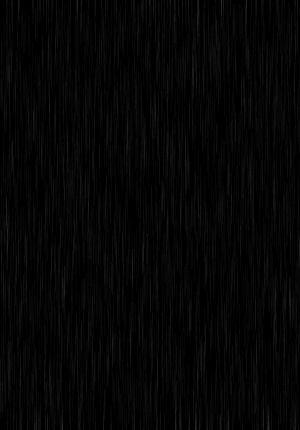
#> input picture dual-inputs/img/rain.jpg, 300 x 430 px, found by its file name
$ jupyter execute 'most recent generator.ipynb'
#> lines starting #> are read from the running program, lines starting #| are printed output that depends on the picture; after the words box and inside, x2 and y2 are one past the last pixel; in counts of white or black regions, pixels touching at a corner belong together
[cell 1]
import numpy as np
import cv2
import imutils
import PIL
from PIL import Image, ImageDraw, ImageFilter
from argparse import ArgumentParser
import glob

# parse variables

[cell 2]
def parse_args():
    """Command-line argument for rain synthesis"""

    # New parser
    parser = ArgumentParser(description='Rain Synthesis')

    # Data parameters
    parser.add_argument('-ks', '--kernel-size',
                        help='kenel size of motion blur, can be used to increase rain streak size', default='30')
    parser.add_argument('-dl', '--drop-length', help='rain streak length. best to keep it small', default=20, type=int)
    parser.add_argument('-dw', '--drop-width', help='thickness of streak', default=1, type=int)
    parser.add_arguemnt('-s', '--slant', help='slant of streak', default=0, type=int)
    parser.add_argument('-c', '--color', help='rain streak color', default=200, type=int)
    parser.add_argument('-rc', '--rain-count', help='rain drop count', default=20, type=int)


    return parser.parse_args()

# helper functions

[cell 3]
def motion_blur(blur_img, kernel_size=30):
    # Specify the kernel size.
    # The greater the size, the more the motion.
    kernel_size = kernel_size

    # Create the vertical kernel.
    kernel_v = np.zeros((kernel_size, kernel_size))

    # Fill the middle row with ones.
    kernel_v[:, int((kernel_size - 1)/2)] = np.ones(kernel_size)

    # Normalize.
    kernel_v /= kernel_size

    # Apply the vertical kernel.
    vertical_mb = cv2.filter2D(blur_img, -1, kernel_v)

    return vertical_mb

[cell 4]
def rotate(img, deg=33):
    rotated = imutils.rotate_bound(img, deg)
    return rotated

[cell 5]
def rotate_and_blur(img, deg=33, blur_kernel=30):
    x = img.shape[0]
    y = img.shape[1]

    # rotate blur and rotate back
    img = rotate(img, deg)
    blured_img = motion_blur(img, kernel_size = blur_kernel)
    rotated = rotate(blured_img, deg)

    # crop
    x_hat = rotated.shape[0]
    y_hat = rotated.shape[1]

    dx = x_hat - x
    dy = y_hat - y

    if dx % 2 == 1:
        x_hat -= 1
        dx -= 1
    if dy % 2 == 1:
        y_hat -= 1
        dy -= 1

#     print(x, y)
#     print(x_hat, y_hat)

    # shape = (x, y)
    rotated = rotated[dx//2 : x_hat - (dx//2), dy//2 : y_hat - (dy//2)]

    # shape = (x, y, 1)
    rotated = np.expand_dims(rotated[:,:,0], axis=2)
    return rotated

[cell 6]
def generate_random_lines(imshape,slant,drop_length, rain_count):
    drops=[]

    ## If You want heavy rain, try increasing rain_count
    for i in range(rain_count):
        if slant<0:
            x = np.random.randint(slant,imshape[1])
            y = np.random.randint(drop_length, imshape[0])
        else:
            x = np.random.randint(0,imshape[1]-slant)
            y = np.random.randint(0,imshape[0]-drop_length)

        drops.append((x,y))
    return drops

# for drop_color
c = 200

def add_rain(image, drop_length=30, slant=0, drop_width=1, drop_color=(c,c,c), rain_count=50):
    '''
    PARAMS:
    image - input image
    drop_length - how long rain streaks are
    slant - slant angle
    drop_width - rain streak thickness
    drop_color - color
    rain_count - number of droplets
    '''
    imshape = image.shape
    rain_streak_img = np.zeros((imshape[0], imshape[1],imshape[2]))

    rain_drops = generate_random_lines(imshape,slant,drop_length, rain_count)
    for rain_drop in rain_drops:
        cv2.line(rain_streak_img,(rain_drop[0],rain_drop[1]),(rain_drop[0]+slant,rain_drop[1]+drop_length),drop_color,drop_width)

    rain_streak_img = rotate_and_blur(rain_streak_img, blur_kernel=30)
    return rain_streak_img

[cell 7]
img_path = 'rain.jpg'
img = cv2.imread(f"{img_path}")
#> img is the input picture: shape (430, 300, 3); min 0, max 48, mean 5.1
img.shape
#> Out = (430, 300, 3)

[cell 8]
rainy_img = add_rain(img)
#> after the loop in add_rain, `for rain_drop in rain_drops:`:
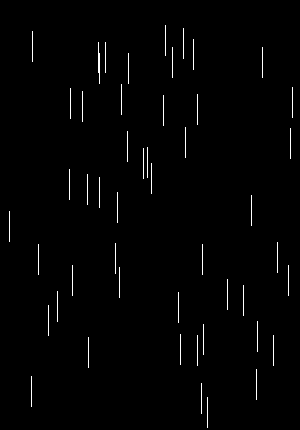
#> rain_streak_img: shape (430, 300, 3) float64; values 0 (black) and 200 (white), 1.2% white in thin lines or dots, all inside (x1, y1, x2, y2) = (9, 25, 293, 428)
#> in rotate, `rotated = imutils.rotate_bound(img, deg)`:
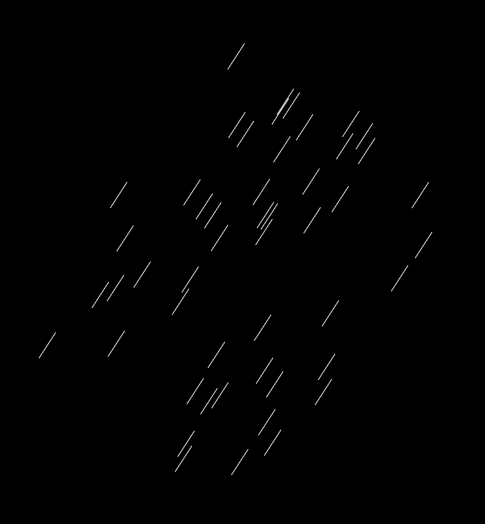
#> rotated: shape (524, 485, 3) float64; min 0, max 200, mean 1.2
#> in motion_blur, `vertical_mb = cv2.filter2D(blur_img, -1, kernel_v)`:
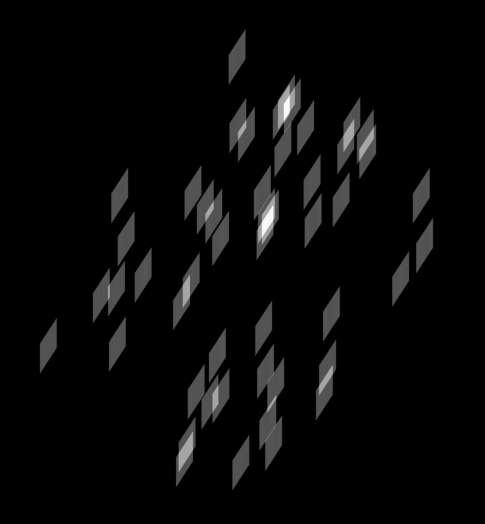
#> vertical_mb: shape (524, 485, 3) float64; min -1.07e-14, max 37.5, mean 1.2; drawn with min black and max white
#> call 2 of rotate, with deg = 33
#> in rotate (call 2), `rotated = imutils.rotate_bound(img, deg)`:
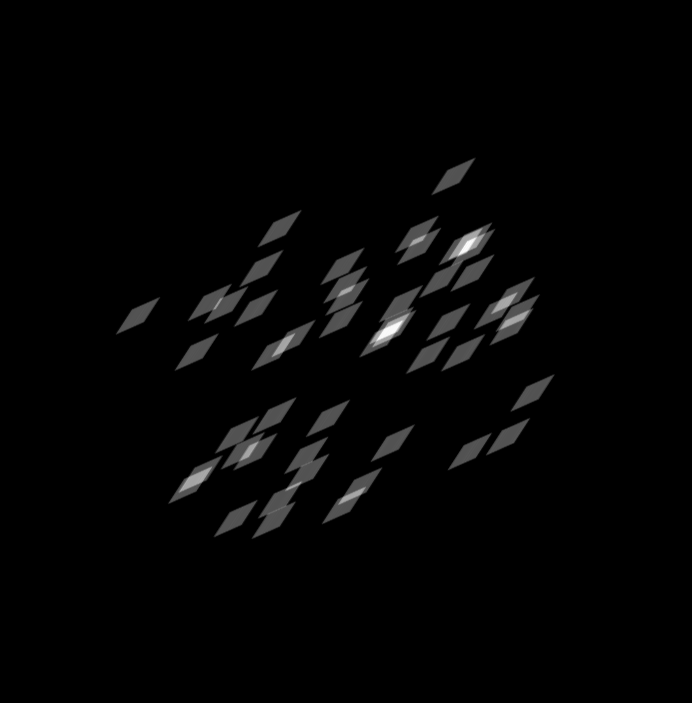
#> rotated: shape (703, 692, 3) float64; min -8.4e-15, max 37.47, mean 0.6; drawn with min black and max white
#> in rotate_and_blur, `rotated = rotated[dx//2 : x_hat - (dx//2), dy//2 : y_hat - (dy//2)]`:
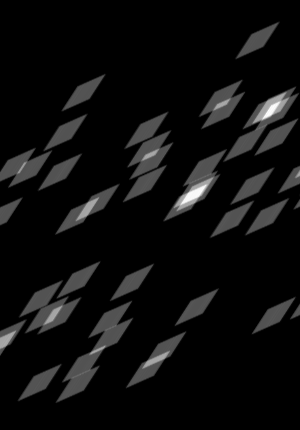
#> rotated: shape (430, 300, 3) float64; min -7.11e-15, max 37.47, mean 2; drawn with min black and max white
cv2.imwrite(f'./img_n{1}_rc{1}_{1}.jpg', rainy_img)
cv2.imwrite(f'./img_n{1}_rc{1}_{2}.jpg', img+rainy_img)
#> Out = True
